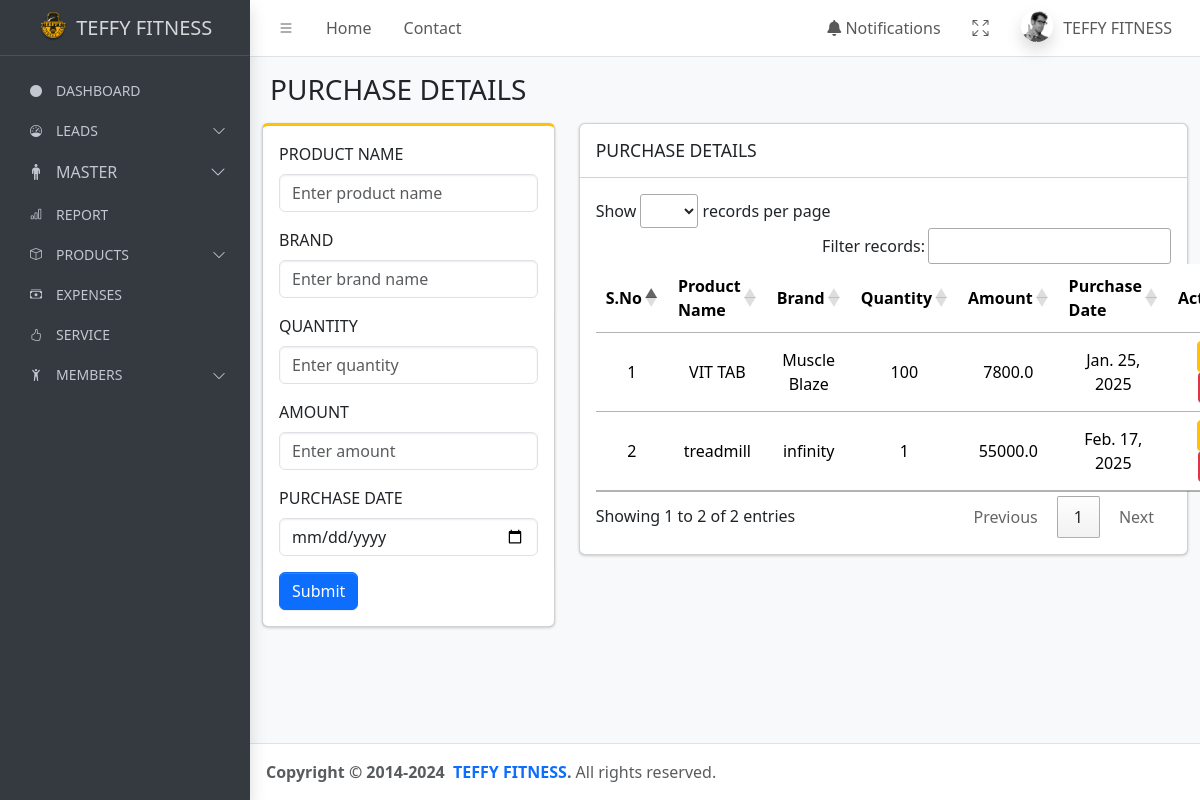
/purchase/, run on the app's committed database.
### teffyapp/models.py (models this page shows, shortened)
class Purchase(models.Model):
    product_name = models.CharField(max_length=100, null=True, blank=True)
    brand = models.CharField(max_length=50, null=True, blank=True)
    quantity = models.IntegerField()
    amount = models.FloatField(null=True, blank=True)
    purchase_date = models.DateField(auto_now_add=True)

### teffyapp/views.py (the view, shortened to what this page needs)
# urls.py: path('purchase/', purchase, name="purchase"),
def purchase(request):
    purchase = Purchase.objects.all()
    for item in purchase:
        print(item.purchase_date)  # Log to console or check output
    return render(request, "purchase.html", {"purchase": purchase})

### templates/purchase.html (shortened to what this page needs)
{% extends "base.html" %}
{% load static %}
{% block content %}
<main class="app-main">
    <div class="app-content-header">
        <div class="container-fluid">
            <div class="row">
                <div class="col-sm-6">
                    <h3 class="mb-0">PURCHASE DETAILS</h3>
                </div>
            </div>
        </div>
    </div>
    <div class="container-fluid">
        <div class="row">
            <div class="col-md-4">
                <div class="card card-warning card-outline mb-4">
                    <form id="planForm" method="POST">
                        <div class="card-body">
                            <div class="mb-3">
                                <label for="product_name" class="form-label">PRODUCT NAME</label>
                                <input type="text" id="product_name" class="form-control" name="product_name" placeholder="Enter product name">
                            </div>
                            <div class="mb-3">
                                <label for="brand" class="form-label">BRAND</label>
                                <input type="text" id="brand" class="form-control" name="brand" placeholder="Enter brand name">
                            </div>
                            <div class="mb-3">
                                <label for="quantity" class="form-label">QUANTITY</label>
                                <input type="number" id="quantity" class="form-control" name="quantity" placeholder="Enter quantity">
                            </div>
                            <div class="mb-3">
                                <label for="amount" class="form-label">AMOUNT</label>
                                <input type="number" id="amount" class="form-control" name="amount" placeholder="Enter amount">
                            </div>
                            <div class="mb-3">
                                <label for="purchase_date" class="form-label">PURCHASE DATE</label>
                                <input type="date" id="purchase_date" class="form-control" name="purchase_date" placeholder="Enter Purchase date" required>
                            </div>
                            <button type="submit" class="btn btn-primary">Submit</button>
                        </div>
                    </form>
                </div>
            </div>
            <div class="col-md-8">
                <div class="card mb-4">
                    <div class="card-header">
                        <h3 class="card-title">PURCHASE DETAILS</h3>
                    </div>
                    <div class="card-body">
                        <table class="table table-hover" id="purchaseTable">
                            <thead>
                                <tr>
                                    <th style="width:5px">S.No</th>
                                    <th>Product Name</th>
                                    <th>Brand</th>
                                    <th>Quantity</th>
                                    <th>Amount</th>
                                    <th>Purchase Date</th>
                                    <th>Actions</th>
                                </tr>
                            </thead>
                            <tbody>
                                {% for purchases in purchase %}
                                <tr>
                                    <td>{{ forloop.counter }}</td>
                                    <td>{{ purchases.product_name }}</td>
                                    <td>{{ purchases.brand }}</td>
                                    <td>{{ purchases.quantity }}</td>
                                    <td>{{ purchases.amount }}</td>
                                    <td>{{ purchases.purchase_date }}</td>
                                    <td>
                                        <a href="{% url 'edit-purchase' purchases.id %}" class="btn btn-warning btn-sm" title="Edit">
                                        </a>
                                    </td>
                                </tr>
                                {% endfor %}
                            </tbody>
                        </table>
                    </div>
                </div>
            </div>
        </div>
    </div>
</main>
{% endblock content %}
{% block script %}
<link rel="stylesheet" type="text/css" href="https://cdn.datatables.net/1.12.1/css/jquery.dataTables.min.css">
{% endblock script %}

### data on the page
Purchase: product_name "VIT TAB", brand "Muscle Blaze", quantity "100", amount "7800.0", purchase_date "Jan. 25, 2025"
Purchase: product_name "treadmill", brand "infinity", quantity "1", amount "55000.0", purchase_date "Feb. 17, 2025"
